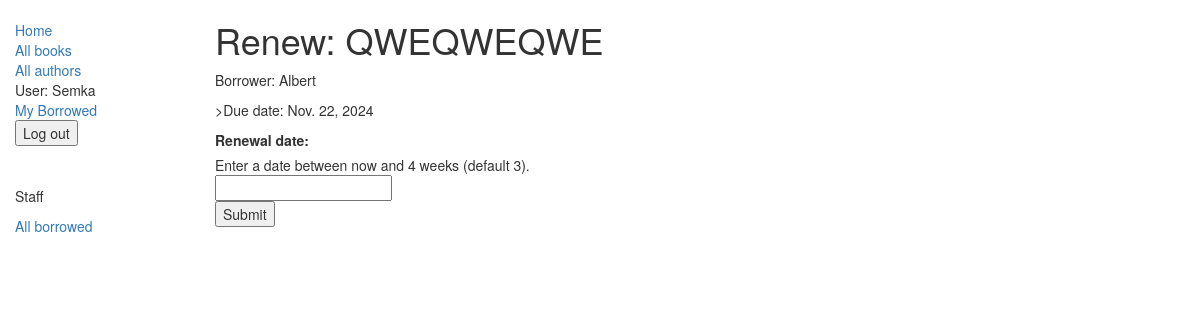
Page /catalog/book/9f2112238be943828fe84333755cbc27/renew/ (signed in) on the committed database.
### catalog/models.py (models this page shows, shortened)
class BookInstance(models.Model):
    id = models.UUIDField(primary_key=True, default=uuid.uuid4, help_text="Unique ID for this particular book across whole library")
    book = models.ForeignKey('Book', on_delete=models.SET_NULL, null=True)
    imprint = models.CharField(max_length=200)
    due_back = models.DateField(null=True, blank=True)
    borrower = models.ForeignKey(User, on_delete=models.SET_NULL, null=True, blank=True)
    LOAN_STATUS = (
        ('m', 'Maintenance'),
        ('o', 'On loan'),
        ('a', 'Available'),
        ('r', 'Reserved'),
    )
    status = models.CharField(max_length=1, choices=LOAN_STATUS, blank=True, default='m', help_text='Book availability')
    class Meta:
        ordering = ["due_back"]
        permissions = (("can_mark_returned", "Set book as returned"),)
    @property
    def is_overdue(self):
        if self.due_back and date.today() > self.due_back:
            return True
        return False

class Book(models.Model):
    title = models.CharField(max_length=200)
    author = models.ForeignKey('Author', on_delete=models.SET_NULL, null=True)
    summary = models.TextField(max_length=1000, help_text="Enter a brief description of the book")
    isbn = models.CharField('ISBN',max_length=13, help_text='13 Character <a href="https://www.isbn-international.org/content/what-isbn">ISBN number</a>')
    genre = models.ManyToManyField(Genre, help_text="Select a genre for this book")
    is_borrowed = models.BooleanField(default=False)
    cover = models.ImageField(upload_to='images/', null=True, blank=True)
    def display_genre(self):
        """
        Creates a string for the Genre. This is required to display genre in Admin.
        """
        return ', '.join([genre.name for genre in self.genre.all()[:3]])
    display_genre.short_description = 'Genre'

### catalog/views.py (the view)
# urls.py: re_path(r'^book/(?P<pk>[-\w]+)/renew/$', views.renew_book_librarian, name='renew-book-librarian'),
@permission_required('catalog.can_mark_returned')
def renew_book_librarian(request, pk):
    book_inst = get_object_or_404(BookInstance, pk=pk)
    if request.method == 'POST':
        form = RenewBookModelForm(request.POST)
        if form.is_valid():
            book_inst.due_back = form.cleaned_data['renewal_date']
            book_inst.save()
            return HttpResponseRedirect(reverse('all_borrowed') )
    else:
        proposed_renewal_date = datetime.date.today() + datetime.timedelta(weeks=3)
        form = RenewBookModelForm(initial={'renewal_date': proposed_renewal_date,})
    return render(request, 'catalog/book_renew_librarian.html', {'form': form, 'bookinst':book_inst})

### catalog/forms.py (shortened to what this page needs)
class RenewBookModelForm(ModelForm):
    class Meta:
        model = BookInstance
        fields = ['due_back',]
        labels = { 'due_back': _('Renewal date'), }
        help_texts = { 'due_back': _('Enter a date between now and 4 weeks (default 3).'), }

### catalog/templates/catalog/book_renew_librarian.html (shortened to what this page needs)
{% extends "base_generic.html" %}
{% block content %}
    <h1>Renew: {{bookinst.book.title}}</h1>
    <p>Borrower: {{bookinst.borrower}}</p>
    <p>{% if bookinst.is_overdue %} class="text-danger"{% endif %}>Due date: {{bookinst.due_back}}</p>
    <form action="" method="post">
        <table>
        {{ form }}
        </table>
        <input type="submit" value="Submit" />
    </form>
{% endblock %}

### catalog/templates/base_generic.html (shortened to what this page needs)
<!doctype html>
{% load static %}
<html lang="en">
<head>
    <link
            rel="stylesheet"
            href="https://maxcdn.bootstrapcdn.com/bootstrap/3.3.7/css/bootstrap.min.css"/>
    {% load static %}
    <link rel="stylesheet" href="{% static 'css/styles.css' %}"/>
</head>
<body>
<div class="container-fluid">
    <div class="row">
        <div class="col-sm-2">
            {% block sidebar %}
            <ul class="sidebar-nav">
                <li><a href="{% url 'index' %}">Home</a></li>
                <li><a href="{% url 'books' %}">All books</a></li>
                <li><a href="{% url 'authors' %}">All authors</a></li>
                {% if user.is_authenticated %}
                <li>User: {{ user.get_username }}</li>
                <li><a href="{% url 'my-borrowed' %}">My Borrowed</a></li>
                <li>
                    <form action="{% url 'logout' %}" method="post">
                        <button type="submit">Log out</button>
                    </form>
                </li>
                {% endif %} <br><br>
                <li><p>Staff</p></li>
                <li><a href="{% url  'all_borrowed' %}">All borrowed</a></li>
            </ul>
            {% endblock %}
        </div>
        <div class="col-sm-10 ">{% block content %}{% endblock %}</div>
    </div>
</div>
</body>
</html>

### catalog/static/css/styles.css (style rules this page uses)
.sidebar-nav { margin-top: 20px; padding: 0; list-style: none; }

### rows in the picture
BookInstance: book "QWEQWEQWE", borrower "Albert", due_back "Nov. 22, 2024"

### other values in the picture
{{ user.get_username }} "Semka"
